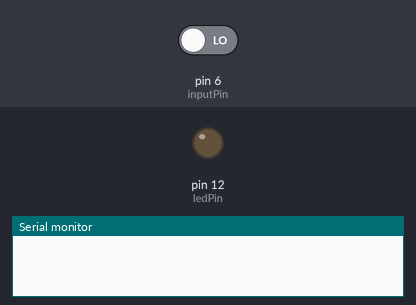
The sketch below on a simulated Arduino Uno, built with avr-gcc and run on an emulated ATmega328P. Parts: output pins drawn as LEDs (lit = HIGH), the last lines printed to the serial monitor. The test bench sets the inputs (shaded band); at power-on: pin 6 (inputPin) LOW.

Above: at 1.2 s.
1.3 s: pin 6 (inputPin) driven HIGH
At 2.3 s:
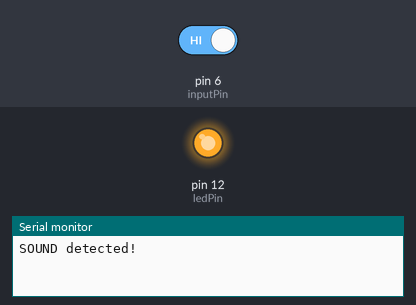
2.8 s: pin 6 (inputPin) driven LOW
At 3.4 s:
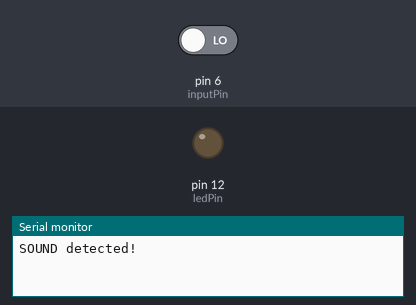
Timing chart, 0 to 5.8 s (numbered marks = the images above; inputs shaded):
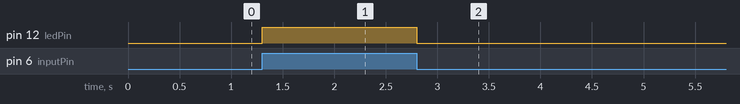

Measured:
- after the input at 1.3 s, pin 12 (ledPin): LOW → HIGH at once
- after the input at 2.8 s, pin 12 (ledPin): HIGH → LOW at once

The sketch:

sound_test.ino
```cpp
/*
 * Sound sensor tester
 */

int ledPin = 12;                // choose the pin for the LED
int inputPin = 6;               // choose the input pin (for PIR sensor)
int pirState = LOW;             // we start, assuming no motion detected
int val = 0;                    // variable for reading the pin status

void setup() {
  pinMode(ledPin, OUTPUT);      // declare LED as output
  pinMode(inputPin, INPUT);     // declare sensor as input

  Serial.begin(9600);
}

void loop(){
  val = digitalRead(inputPin);  // read input value
  if (val == HIGH) {            // check if the input is HIGH
    digitalWrite(ledPin, HIGH);  // turn LED ON
    if (pirState == LOW) {
      // we have just turned on
      Serial.println("SOUND detected!");
      // We only want to print on the output change, not state
      pirState = HIGH;
    }

  } else {
    digitalWrite(ledPin, LOW); // turn LED OFF
    if (pirState == HIGH){
      // we have just turned of
      //Serial.println("NO Motion!");
      // We only want to print on the output change, not state
      pirState = LOW;
    }
  }
}
```
